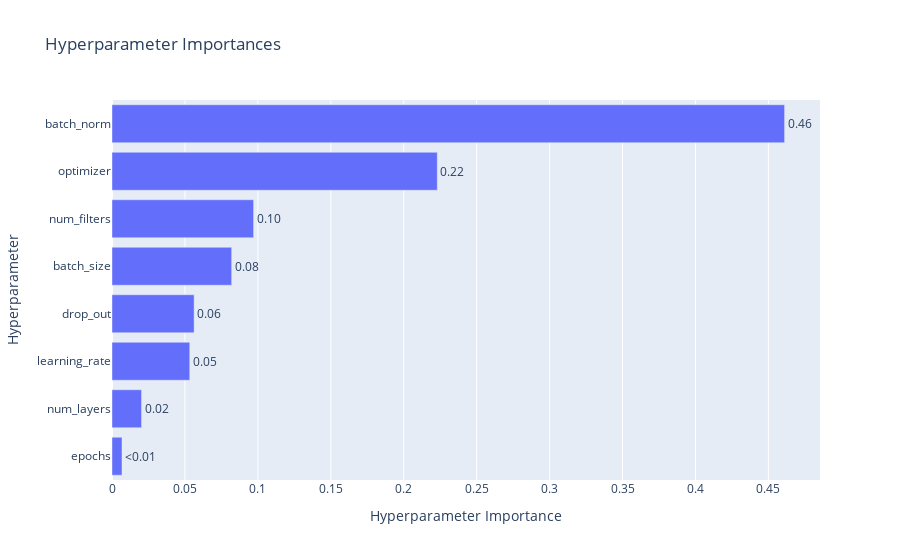

Notebook code for this chart:
### Code cell
from optuna.visualization import plot_param_importances

fig = plot_param_importances(study)
fig.show(config=plotly_config)

### Figure 1 — Plotly figure (JSON) as saved in the notebook; plotly's stock layout.template omitted (floating-point values rounded to 4 significant figures)
{"data": [{"cliponaxis": false, "hovertemplate": ["epochs (CategoricalDistribution): 0.006875698124236428<extra></extra>", "num_layers (IntDistribution): 0.020264276532871734<extra></extra>", "learning_rate (CategoricalDistribution): 0.05331574023518761<extra></extra>", "drop_out (CategoricalDistribution): 0.05630628683739725<extra></extra>", "batch_size (CategoricalDistribution): 0.08204371837349549<extra></extra>", "num_filters (CategoricalDistribution): 0.0970859004218831<extra></extra>", "optimizer (CategoricalDistribution): 0.22300508704601826<extra></extra>", "batch_norm (CategoricalDistribution): 0.4611032924289102<extra></extra>"], "name": "Objective Value", "orientation": "h", "text": ["<0.01", "0.02", "0.05", "0.06", "0.08", "0.10", "0.22", "0.46"], "textposition": "outside", "type": "bar", "x": [0.006876, 0.02026, 0.05332, 0.05631, 0.08204, 0.09709, 0.223, 0.4611], "y": ["epochs", "num_layers", "learning_rate", "drop_out", "batch_size", "num_filters", "optimizer", "batch_norm"]}], "layout": {"title": {"text": "Hyperparameter Importances"}, "xaxis": {"title": {"text": "Hyperparameter Importance"}}, "yaxis": {"title": {"text": "Hyperparameter"}}}}
